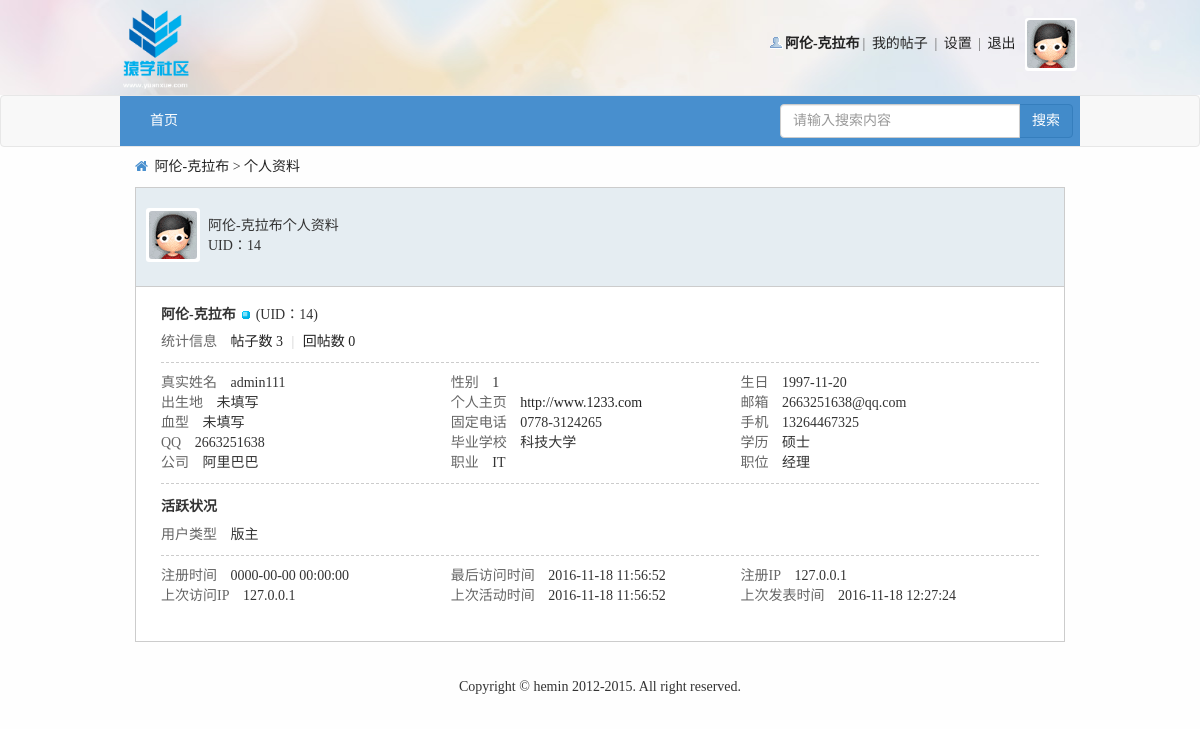
Page /profile.php (signed in) on the committed database.
### tables this page shows
CREATE TABLE IF NOT EXISTS `user` (
  `id` int(20) NOT NULL AUTO_INCREMENT COMMENT '唯一标识符',
  `name` varchar(200) NOT NULL COMMENT '用户名称',
  `psw` varchar(200) NOT NULL COMMENT '用户密码',
  `sex` varchar(200) NOT NULL DEFAULT '未填写' COMMENT '用户性别',
  `email` varchar(200) NOT NULL COMMENT '邮箱地址',
  `qq` varchar(200) NOT NULL DEFAULT '未填写' COMMENT '用户qq',
  `photo` varchar(200) NOT NULL COMMENT '用户头像',
  `userType` int(11) NOT NULL DEFAULT '0' COMMENT '用户类型',
  `reallyName` varchar(200) NOT NULL DEFAULT '未填写' COMMENT '用户真实姓名',
  `birthday` varchar(200) NOT NULL DEFAULT '未填写' COMMENT '用户生日',
  `homeplace` varchar(200) NOT NULL DEFAULT '未填写' COMMENT '用户出生地',
  `bloodType` varchar(200) NOT NULL DEFAULT '未填写' COMMENT '用户血型',
  `fixedTel` varchar(200) NOT NULL DEFAULT '未填写' COMMENT '用户固定电话',
  `phone` varchar(200) NOT NULL DEFAULT '未填写' COMMENT '用户电话',
  `website` varchar(200) NOT NULL DEFAULT 'http://' COMMENT '用户主页',
  `school` varchar(200) NOT NULL DEFAULT '未填写' COMMENT '用户毕业学校',
  `degree` varchar(200) NOT NULL DEFAULT '未填写' COMMENT '用户学历',
  `company` varchar(200) NOT NULL DEFAULT '未填写' COMMENT '用户公司',
  `profession` varchar(200) NOT NULL DEFAULT '未填写' COMMENT '用户职业',
  `job` varchar(200) NOT NULL DEFAULT '未填写' COMMENT '用户职位',
  `income` varchar(200) NOT NULL DEFAULT '未填写' COMMENT '用户年收入',
  `registerTime` datetime NOT NULL COMMENT '注册时间',
  `lastLogin` datetime NOT NULL COMMENT '最后一次登录时间',
  `userStatus` int(11) NOT NULL DEFAULT '0' COMMENT '用户是否需要验证状态',
  `isForbid` int(11) NOT NULL DEFAULT '0' COMMENT '是否禁止',
  PRIMARY KEY (`id`)
);

CREATE TABLE IF NOT EXISTS `post` (
  `postId` int(11) NOT NULL AUTO_INCREMENT COMMENT '帖子id',
  `postTitle` varchar(200) NOT NULL COMMENT '帖子标题',
  `postContent` varchar(2000) NOT NULL COMMENT '帖子内容',
  `postTime` datetime NOT NULL COMMENT '发帖时间',
  `tsmoduleId` int(11) NOT NULL COMMENT '所属子版块的id',
  `times` int(11) NOT NULL COMMENT '浏览次数',
  `postuid` int(11) NOT NULL COMMENT '发帖人id',
  `isTop` int(11) NOT NULL DEFAULT '0' COMMENT '是否置顶',
  `isBoutique` int(11) NOT NULL DEFAULT '0' COMMENT '是否加精',
  `postStatus` int(11) NOT NULL DEFAULT '0' COMMENT '帖子是否需要验证状态，默认0无需验证',
  `updateTime` datetime NOT NULL COMMENT '当前条帖子有回复就更新',
  `isShield` int(11) NOT NULL DEFAULT '0' COMMENT '是否屏蔽',
  PRIMARY KEY (`postId`)
);

### inc/global.func.php (called while the page is built, shortened)
<?php
    function login_state($link){
        if (isset($_COOKIE['bs']['userName']) && isset($_COOKIE['bs']['psw'])){
            $sql = "select * from user where name='{$_COOKIE['bs']['userName']}' and psw='{$_COOKIE['bs']['psw']}'";
            $result = execute($link, $sql);
            if (mysqli_num_rows($result) == 1) {
                $data = fetch_array($result);
                return $data['id'];
            }else{
                return false;
            }
        }else {
            return false;
        }
    }
?>

### inc/mysql.func.php (called while the page is built, shortened)
<?php
    function execute($link, $sql){
        $result = mysqli_query($link, $sql);
        return $result;
    }
    function nums($link, $sql){
        return mysqli_num_rows(execute($link, $sql));
    }
    function fetch_array($result){
        return mysqli_fetch_assoc($result);
    }
?>

### profile.php (the view, shortened to what this page needs)
<!DOCTYPE html>
<html lang="en">
<head>
    <link rel="stylesheet" href="font/css/font-awesome.min.css">
    <link rel="stylesheet" href="css/bootstrap/css/bootstrap.min.css">
    <link rel="stylesheet" href="css/common.css">
    <link rel="stylesheet" href="css/profile.css">
</head>
<?php
    $link = connect();
    if(!($member_id = login_state($link))){
        promptBox("您还未登录", 5, "index.php");
        exit;
    }
    if ($member_id){
        $sql_status = "select * from user where id={$member_id}";
        $data_status = fetch_array(execute($link, $sql_status));
        $status = $data_status['isForbid'];
        $sql_pub = "select * from post where postuid={$member_id} ORDER BY postTime DESC";
        $data_pub = fetch_array(execute($link, $sql_pub));
    }
    $sql_total = "select * from post where postuid={$member_id}";
    $count = nums($link, $sql_total);
    $sql_reply_total = "select * from reply where ruid={$member_id}";
    $reply_count = nums($link, $sql_reply_total);
?>
<body>
<?php include_once "inc/header.inc.php"?>
<?php include_once "inc/nav.inc.php"?>
<?php
    if(isset($status)) {
        if ($status == 2) {
?>
            <div class="container">
                <div class="forbid-status">
                    <img src="img/error.jpg" alt="">
                    抱歉，您的 IP 地址不在允许范围内，或您的账号被禁用，无法访问本站点
                </div>
            </div>
<?php
        } else {
 ?>
            <div id="position">
                <div class="container">
                    <i class="fa fa-home"></i>
                    <a href="profile.php"><?php echo $res_info['name'];?></a>
                    >
                    <a href="register.php">个人资料</a>
                </div>
            </div>
            <div id="profile">
                <div class="container">
                    <div class="profile-h">
                        <a href="profile.php"><img src="<?php echo $img_url;?>" width="48" height="48"></a>
                        <div class="info">
                            <?php echo $res_info['name']?>个人资料<br>
                            UID：<?php echo $res_info['id']?>
                        </div>
                    </div>
                    <div class="person-info">
                        <div class="block">
                            <h2 class="mbn"><?php echo $res_info['name']?> <img src="img/ol.gif" alt=""> <span class="xw0">(UID：<?php echo $res_info['id']?>)</span></h2>
                            <ul class="pbm">
                                <li>
                                    <em class="xg2">统计信息</em>
                                    <a href="myPost.php">帖子数 <?php echo $count;?></a>
                                    <span class="pipe">|</span>
                                    <a href="myReply.php">回帖数 <?php echo $reply_count;?></a>
                                </li>
                            </ul>
                            <ul class="pbm pf_l">
                                <li>
                                    <em class="xg2">真实姓名</em>
                                    <?php echo $res_info['reallyName']?>
                                </li>
                                <li>
                                    <em class="xg2">性别</em>
                                    <?php echo $res_info['sex']?>
                                </li>
                                <li>
                                    <em class="xg2">生日</em>
                                    <?php echo $res_info['birthday']?>
                                </li>
                                <li>
                                    <em class="xg2">出生地</em>
                                    <?php echo $res_info['homeplace']?>
                                </li>
                                <li>
                                    <em class="xg2">个人主页</em>
                                    <a href="#"><?php echo $res_info['website']?></a>
                                </li>
                                <li>
                                    <em class="xg2">邮箱</em>
                                    <?php echo $res_info['email']?>
                                </li>
                                <li>
                                    <em class="xg2">血型</em>
                                    <?php echo $res_info['bloodType']?>
                                </li>
                                <li>
                                    <em class="xg2">固定电话</em>
                                    <?php echo $res_info['fixedTel']?>
                                </li>
                                <li>
                                    <em class="xg2">手机</em>
                                    <?php echo $res_info['phone']?>
                                </li>
                                <li>
                                    <em class="xg2">QQ</em>
                                    <?php echo $res_info['qq']?>
                                </li>
                                <li>
                                    <em class="xg2">毕业学校</em>
                                    <?php echo $res_info['school']?>
                                </li>
                                <li>
                                    <em class="xg2">学历</em>
                                    <?php echo $res_info['degree']?>
                                </li>
                                <li>
                                    <em class="xg2">公司</em>
                                    <?php echo $res_info['company']?>
                                </li>
                                <li>
                                    <em class="xg2">职业</em>
                                    <?php echo $res_info['profession']?>
                                </li>
                                <li>
                                    <em class="xg2">职位</em>
                                    <?php echo $res_info['job']?>
                                </li>
                            </ul>
                        </div>
                        <div class="block">
                            <h2 class="mbn">活跃状况</h2>
                            <ul class="pbm">
                                <li>
                                    <em class="xg2">用户类型</em>
                                    <?php
                                        if($data_status["userType"] == 1){
                                            echo "版主";
                                        }else{
                                            echo "普通用户";
                                        }
                                    ?>
                                </li>
                            </ul>
                            <ul class="pbm pf_l" style="border-bottom: none;">
                                <li>
                                    <em class="xg2">注册时间</em>
                                    <?php echo $res_info['registerTime']?>
                                </li>
                                <li>
                                    <em class="xg2">最后访问时间</em>
                                    <?php echo $res_info['lastLogin']?>
                                </li>
                                <li>
                                    <em class="xg2">注册IP</em>
                                    <?php echo $_SERVER['REMOTE_ADDR'];?>
                                </li>
                                <li>
                                    <em class="xg2">上次访问IP</em>
                                    <?php echo $_SERVER['REMOTE_ADDR'];?>
                                </li>
                                <li>
                                    <em class="xg2">上次活动时间</em>
                                    <?php echo $res_info['lastLogin']?>
                                </li>
                                <li>
                                    <em class="xg2">上次发表时间</em>
                                    <?php echo $data_pub["postTime"];?>
                                </li>
                            </ul>
                        </div>
                    </div>
                </div>
            </div>
<?php
        }
    }
?>
<?php include_once "inc/footer.inc.php"?>
</body>
</html>

### inc/header.inc.php (shortened to what this page needs)
<div id="header">
    <div class="container" style="width: 960px;padding: 0;">
        <div class="logo"><a href="index.php"><img src="img/logo.png" height="85"></a></div>
        <div class="info">
            <?php
                $img_url = null;
                if (isset($member_id) && $member_id) {
                    $sql_photo = "select photo from user where id={$member_id}";
                    $member_result = execute($link, $sql_photo);
                    $res_photo = fetch_array($member_result);
                    if ($res_photo['photo'] != '') {
                        $img_url = $res_photo['photo'];
                    }else{
                        $img_url = 'img/noavatar_small.gif';
                    }
                }else{
                    $img_url = 'img/noavatar_small.gif';
                }
                if(isset($member_id) && $member_id){
                    $sql_info = "select * from user where id='{$member_id}'";
                    $res_info = fetch_array(execute($link, $sql_info));
                    $html = <<<EOT
                        <ul>
                            <li class="person"><a href="profile.php"><strong>{$res_info['name']}</strong></a></li>|
                            <li><a href="myPost.php">我的帖子</a></li> |
                            <li><a href="setProfile.php">设置</a></li> |
                            <li><a class="logout" href="#">退出</a></li>
                            <li class="headpic"><a href="profile.php"><img src="{$img_url}" width="48" height="48"></a></li>
                        </ul>
EOT;
                    echo $html;
                }
            ?>
        </div>
    </div>
</div>

### css/common.css (style rules this page uses)
html, body, div, ul, li, h1, h2, h3, h4, h5, h6, p, dl, dt, dd, ol, form, input, textarea, th, td, select { margin: 0; padding: 0; }
* { box-sizing: border-box; }
html, body { min-height: 100%; }
body { font-family: "Microsoft YaHei"; font-size:14px; color:#333; background-color: #f2f9fd; }
h1, h2, h3, h4, h5, h6 { font-weight:normal; }
ul,ol { list-style: none; }
img { border: none; vertical-align: middle; }
a { text-decoration: none; color: #232323; }
body { background: #fefefe; }
.container { width: 960px; }
#header { height:95px; font-size: 14px; color: #666; background: url("../img/eyoung_bg.jpg") repeat-x 50% 0; }
#header .container { height: 95px; }
#header .container .logo { float: left; height: 95px; text-align: center; line-height: 95px; }
#header .container .info { float: right; height: 56px; margin-top: 18px; }
.pipe { margin: 0 5px; color: #ccc; }
#header .info ul { height: 100%; }
#header .info ul li { list-style: none; display: inline-block; height: 100%; margin: 0 3px; }
#header .info ul li a { display: block; }
#header .info ul .headpic { padding: 2px; background-color: #fff; vertical-align: middle; height: 53px; border-radius: 3px; }
#header .info ul .headpic a { display: block; }
#header .info ul .headpic a img { border-radius: 3px; }
.person { background: url(../img/user_online.gif) no-repeat 0% 8%; text-indent: 15px; }
#position { height: 20px; line-height: 20px; margin-top: 10px; }
#position .container { line-height: 20px; }
#position .container i { font-size: 14px; color: #488FCE; margin-right: 3px; }

### css/profile.css (style rules this page uses)
#profile { margin-top: 10px; }
#profile .profile-h { height: 100px; padding-top: 10px; padding-left: 10px; border: 1px solid #CCC; background: #E5EDF2; }
#profile .profile-h a { display: inline-block; padding: 3px; background-color: #fff; border-radius: 3px; margin-top: 10px; float: left; }
#profile .profile-h a img { border-radius: 3px; }
#profile .profile-h .info { float: left; margin-top: 18px; margin-left: 8px; }
#profile .person-info { background-color: #fff; padding-top: 20px; padding-left: 25px; padding-bottom: 10px; padding-right: 25px; border: 1px solid #CCC; border-top: none; }
#profile .person-info .block { margin-bottom: 15px; }
#profile .person-info .block .mbn { font-size:14px; font-weight: 600; }
.xw0 { font-weight: 400; }
.pbm { padding-bottom: 10px; margin-top: 10px; border-bottom: 1px dashed #ccc; }
em { font-style: normal; }
.xg2 { color: #666; margin-right: 10px; }
.pipe { margin: 0 5px; color: #CCC; }
.pf_l { overflow: hidden; }
.pf_l li { float: left; width: 33%; }

### rows in the picture
user: name "阿伦-克拉布", id "14", reallyName "admin111", sex "1", birthday "1997-11-20", homeplace "未填写", website "http://www.1233.com", email "2663251638@qq.com", bloodType "未填写", fixedTel "0778-3124265", phone "13264467325", qq "2663251638", school "科技大学", degree "硕士", company "阿里巴巴", profession "IT", job "经理", registerTime "0000-00-00 00:00:00", lastLogin "2016-11-18 11:56:52"
post: postTime "2016-11-18 12:27:24"

### other values in the picture
$count "3"
$reply_count "0"
$_SERVER['REMOTE_ADDR'] "127.0.0.1"
